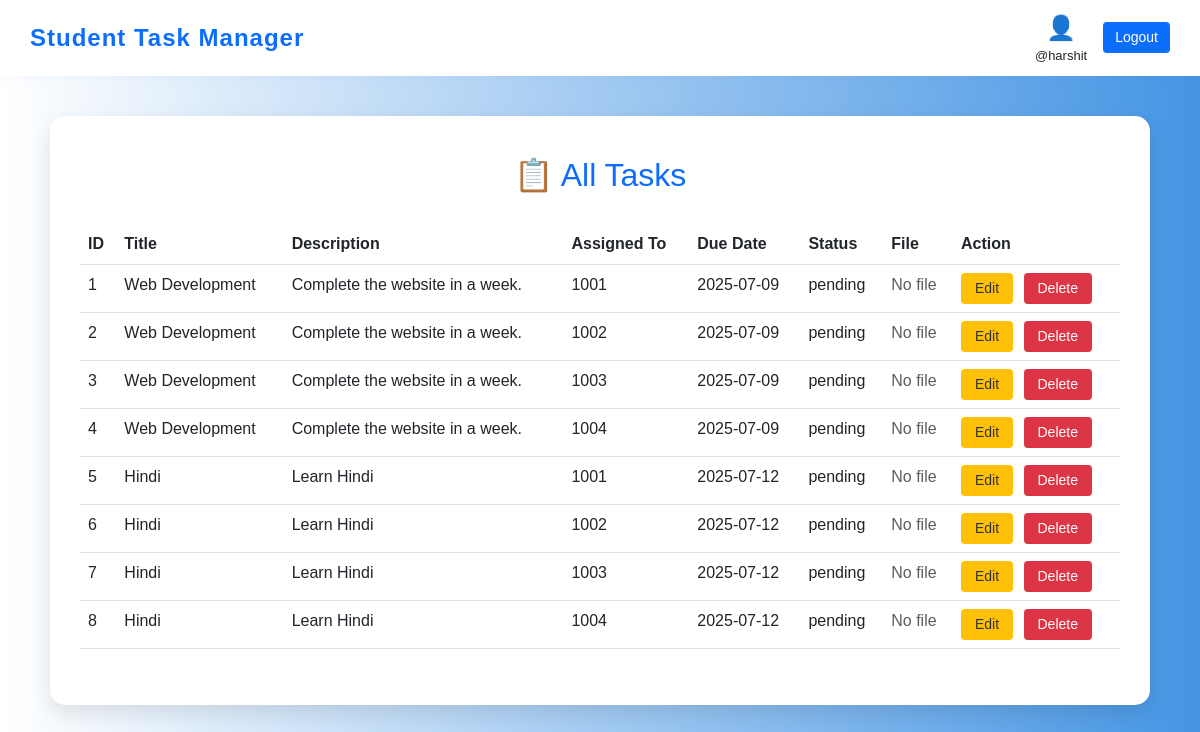
/all_task.php (signed in), run on an earlier commit of the app's database.
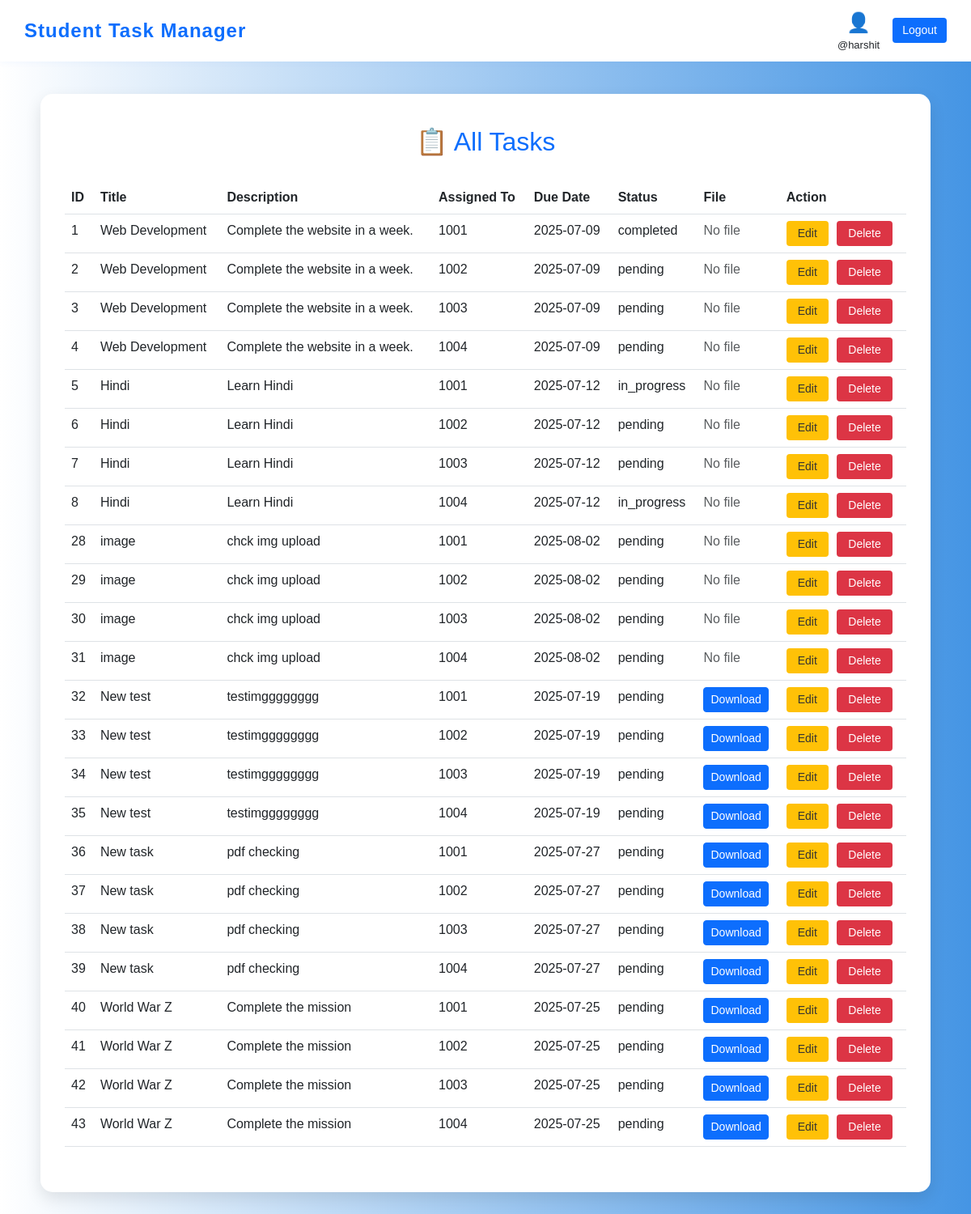
And on a later commit of the database.
### tables this page shows
CREATE TABLE `tasks` (
  `id` int(11) NOT NULL,
  `title` varchar(100) NOT NULL,
  `description` text DEFAULT NULL,
  `assigned_to` int(11) DEFAULT NULL,
  `due_date` date DEFAULT NULL,
  `status` enum('pending','in_progress','completed') DEFAULT 'pending',
  `created_at` timestamp NOT NULL DEFAULT current_timestamp(),
  `file_path` varchar(255) DEFAULT NULL
);

### all_task.php (the view, shortened to what this page needs)
<?php
$servername = "localhost";
$username = "root";
$password = "";
$database = "new_task_manag_db";
$conn = mysqli_connect($servername, $username, $password, $database);
?>
<!DOCTYPE html>
<html lang="en">
<head>
    <link href="https://cdn.jsdelivr.net/npm/bootstrap@5.3.0/dist/css/bootstrap.min.css" rel="stylesheet"/>
    <link rel="stylesheet" href="//cdn.datatables.net/2.3.2/css/dataTables.dataTables.min.css">
</head>
<body>
<nav class="navbar navbar-custom d-flex justify-content-between align-items-center">
  <span class="navbar-brand">Student Task Manager</span>
  <div class="d-flex align-items-center gap-3">
    <div class="text-center">
        <div style="font-size: 24px; color: #0d6efd;">👤</div>
        <div style="font-size: 13px;">
          <?php
            echo '@' . (isset($_SESSION['username']) ? htmlspecialchars($_SESSION['username']) : 'User');
          ?>
        </div>
      </div>
    <button class="btn-logout" onclick="location.href='logout.php'">Logout</button>
  </div>
</nav>
<div class="dashboard-container">
    <h2>📋 All Tasks</h2>
    <table class="table" id="myTable">
    <thead>
        <tr>
            <th>ID</th>
            <th>Title</th>
            <th>Description</th>
            <th>Assigned To</th>
            <th>Due Date</th>
            <th>Status</th>
            <th>File</th>
            <th>Action</th>
        </tr>
    </thead>
    <tbody>
    <?php
    $sql = "SELECT * FROM tasks";
    $result = mysqli_query($conn, $sql);
    while ($row = mysqli_fetch_assoc($result)) {
        echo "<tr>
            <td>" . htmlspecialchars($row['id']) . "</td>
            <td>" . htmlspecialchars($row['title']) . "</td>
            <td>" . htmlspecialchars($row['description']) . "</td>
            <td>" . htmlspecialchars($row['assigned_to']) . "</td>
            <td>" . htmlspecialchars($row['due_date']) . "</td>
            <td>" . htmlspecialchars($row['status']) . "</td>";
        echo "<td>";
        if (!empty($row['file_path'])) {
            $fileName = basename($row['file_path']);
            $fileUrl = "/loginsystem/tasks/uploads/" . $fileName;
            echo "<a href='$fileUrl' class='btn btn-primary btn-sm' download>Download</a>";
        } else {
            echo "<span class='text-muted'>No file</span>";
        }
        echo "</td>";
        echo "<td>
                <a href='edit_task.php?id=" . urlencode($row['id']) . "' class='btn btn-edit btn-sm'>Edit</a>
                <a href='delete_task.php?id=" . urlencode($row['id']) . "' class='btn btn-delete btn-sm' onclick=\"return confirm('Are you sure you want to delete this task?');\">Delete</a>
            </td>
        </tr>";
    }
        ?>
        </tbody>
    </table>
</div>
</body>
</html>

What changed in the data, as far as the page shows it:
changed tasks id 1: status "pending" → "completed"
changed tasks id 5: status "pending" → "in_progress"
changed tasks id 8: status "pending" → "in_progress"
added tasks: id "28", title "image", description "chck img upload", assigned_to "1001", due_date "2025-08-02", status "pending", file_path "No file"
added tasks: id "29", title "image", description "chck img upload", assigned_to "1002", due_date "2025-08-02", status "pending", file_path "No file"
added tasks: id "30", title "image", description "chck img upload", assigned_to "1003", due_date "2025-08-02", status "pending", file_path "No file"
added tasks: id "31", title "image", description "chck img upload", assigned_to "1004", due_date "2025-08-02", status "pending", file_path "No file"
added tasks: id "32", title "New test", description "testimgggggggg", assigned_to "1001", due_date "2025-07-19", status "pending"
added tasks: id "33", title "New test", description "testimgggggggg", assigned_to "1002", due_date "2025-07-19", status "pending"
added tasks: id "34", title "New test", description "testimgggggggg", assigned_to "1003", due_date "2025-07-19", status "pending"
added tasks: id "35", title "New test", description "testimgggggggg", assigned_to "1004", due_date "2025-07-19", status "pending"
added tasks: id "36", title "New task", description "pdf checking", assigned_to "1001", due_date "2025-07-27", status "pending"
added tasks: id "37", title "New task", description "pdf checking", assigned_to "1002", due_date "2025-07-27", status "pending"
added tasks: id "38", title "New task", description "pdf checking", assigned_to "1003", due_date "2025-07-27", status "pending"
added tasks: id "39", title "New task", description "pdf checking", assigned_to "1004", due_date "2025-07-27", status "pending"
added tasks: id "40", title "World War Z", description "Complete the mission", assigned_to "1001", due_date "2025-07-25", status "pending"
added tasks: id "41", title "World War Z", description "Complete the mission", assigned_to "1002", due_date "2025-07-25", status "pending"
added tasks: id "42", title "World War Z", description "Complete the mission", assigned_to "1003", due_date "2025-07-25", status "pending"
added tasks: id "43", title "World War Z", description "Complete the mission", assigned_to "1004", due_date "2025-07-25", status "pending"
